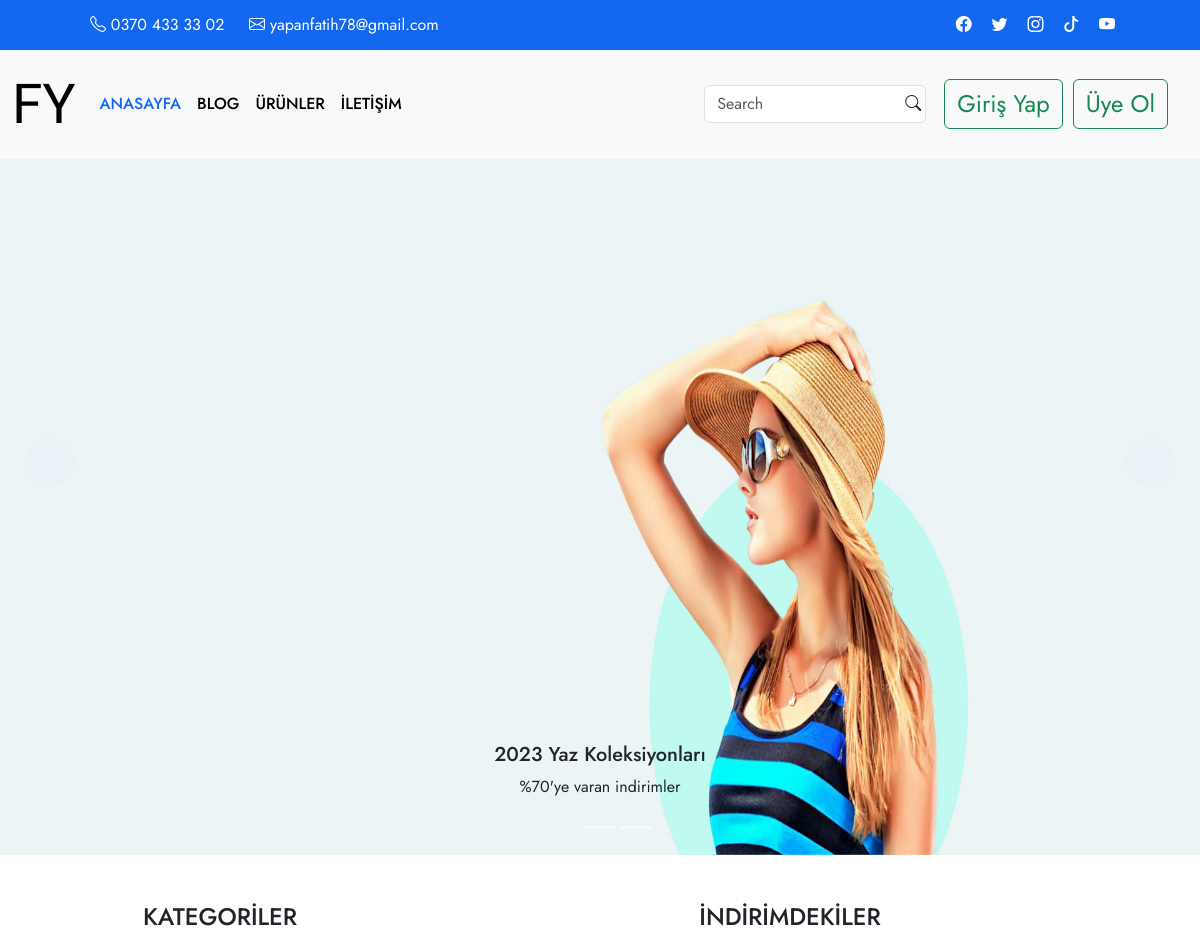
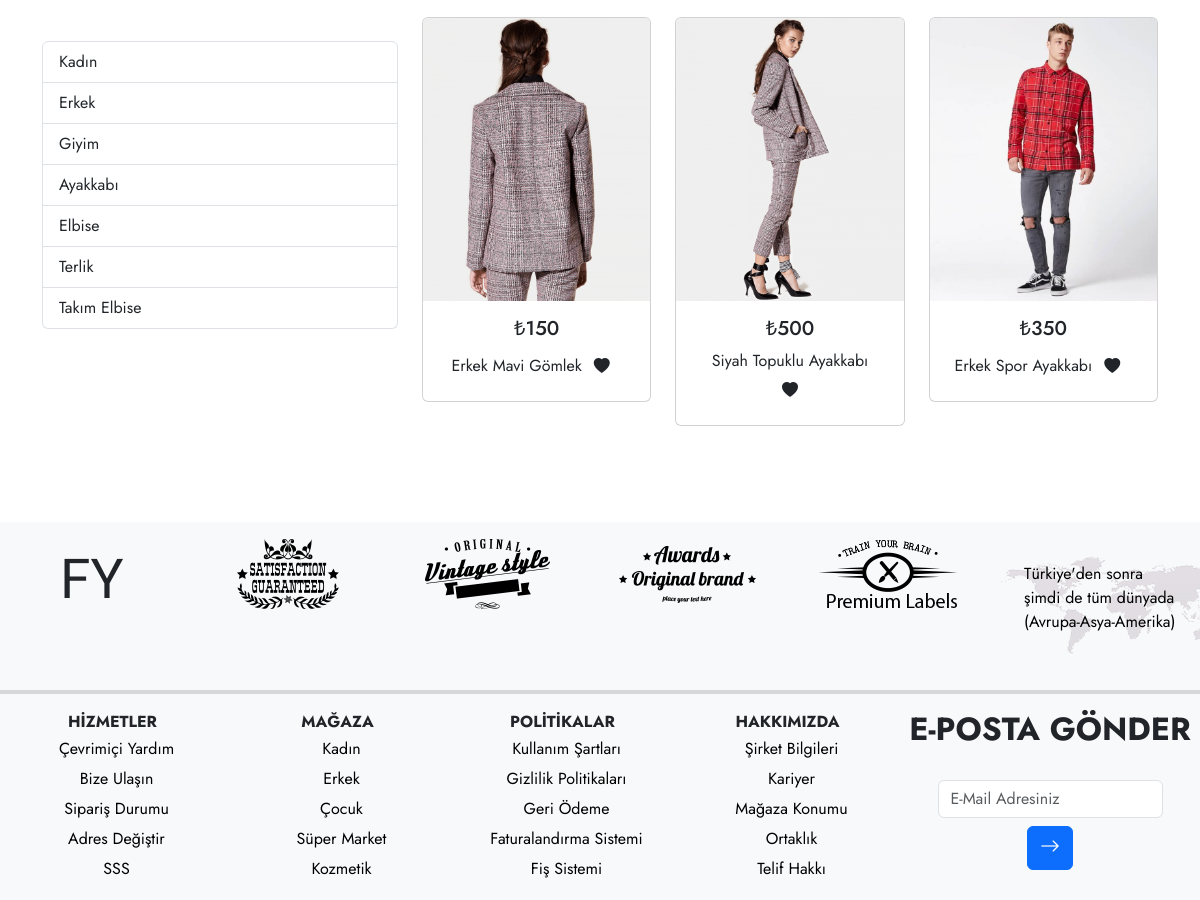
The page / on the database its author committed (2 pictures, top to bottom).
### appBitirme/models.py (models this page shows, shortened)
class Category(models.Model):
    category = models.CharField(("Kategori"), max_length=50)
    slug = models.SlugField(blank=True, null=True)

class Card(models.Model):
    user = models.ForeignKey(User, verbose_name=("Kullanıcı"), on_delete=models.CASCADE, null=True)
    title = models.CharField(("Ürün Adı"),max_length=50)
    text = models.TextField(("Ürün Özellikleri"), null=True , max_length=1000)
    price = models.IntegerField(("Ürün Fiyatı"))
    image = models.FileField(("Ürün Resmi"), upload_to='', max_length=100)
    slug = models.SlugField(blank=True, null=True, unique=True, db_index=True)
    categorys = models.ManyToManyField(Category, verbose_name=("category"))
    stars = models.FloatField(("Puan"),null=True, default=0)

### appBitirme/views.py (the view)
# urls.py: path('', index, name='index'),
def index(request):
    card = Card.objects.all()[:3]
    categorys = Category.objects.all()
    context={
        'card':card,
        'categorys':categorys,
        'urunAdet':urunAdet(request),
    }
    return render(request, 'index.html', context)

### appBitirme/views.py (called while the page is built)
def urunAdet(request):
    if request.user.is_authenticated:
        return SepetUrun.objects.filter(user=request.user)
    else:
        return None

### appBitirme/templates/index.html (shortened to what this page needs)
{% extends 'base.html' %}
{% load static %}
{% block content %}
      <div id="carouselExampleCaptions" class="carousel carousel-fade d-md-block d-none" data-bs-ride="carousel">
        <div class="carousel-indicators">
          <button type="button" data-bs-target="#carouselExampleCaptions" data-bs-slide-to="0" class="active" aria-current="true" aria-label="Slide 1"></button>
          <button type="button" data-bs-target="#carouselExampleCaptions" data-bs-slide-to="1" aria-label="Slide 2"></button>
          <button type="button" data-bs-target="#carouselExampleCaptions" data-bs-slide-to="2" aria-label="Slide 3"></button>
        </div>
        <div class="carousel-inner">
          <div class="carousel-item active">
            <img src="{% static 'img/carousel/slider1.jpg' %}" class="d-block w-100" style="height: 87vh;" alt="resim">
            <div class="carousel-caption d-none d-md-block text-dark">
              <h5>2023 Yaz Koleksiyonları</h5>
              <p>%70'ye varan indirimler</p>
            </div>
          </div>
        </div>
        <button class="carousel-control-prev" type="button" data-bs-target="#carouselExampleCaptions" data-bs-slide="prev">
          <span class="carousel-control-prev-icon" aria-hidden="true"></span>
        </button>
        <button class="carousel-control-next" type="button" data-bs-target="#carouselExampleCaptions" data-bs-slide="next">
          <span class="carousel-control-next-icon" aria-hidden="true"></span>
        </button>
      </div>
    <div class="container content mt-5">
      <div class="row">
        <div class="col-md-4">
          <h4 class="text-center">KATEGORİLER</h4>
          <div class="list-group mt-5">
            {% for i in categorys %}
          <a href="{% url 'kategori' i.id %}" class="list-group-item list-group-item-action" aria-current="true">{{ i.category }}</a>
          {% endfor %}
        </div>
        </div>
        <div class="col-md-8 mb-5">
          <h4 class="text-center">İNDİRİMDEKİLER</h4>
          <div class="row gy-3 mt-1">
{% for i in card %}
<div class="col-md-6 col-lg-4">
  <div class="card text-center" style="width: 100%;">
    {% if i.image %}
    <a href="/detail/{{ i.slug }}/"><img src="{{ i.image.url }}" class="card-img-top img1" alt="resim"></a>
      {% else %}
    <div class="card-body">
      <h5 class="card-title">₺{{ i.price }}</h5>
      <a href="/detail/{{ i.id }}/" class="text-decoration-none text-dark">{{ i.title }}</a><button class="btn border-0"><i class="bi bi-heart-fill"></i></button>
    </div>
  </div>
</div>
{% endfor %}
      </div>
      </div>
      </div>
    </div>
{% endblock content %}

### appBitirme/static/css/index/index.css (style rules this page uses)
* { margin: 0; padding: 0; box-sizing: border-box; font-family: 'Jost', sans-serif; }
.active { color: #1367ef !important; background: transparent !important; }
.carousel { position: relative; }
.carousel-control-prev { position: absolute; top: 40%; width: 50px; height: 50px; border-radius: 50%; background-color: #1367ef; opacity: 1%; margin-left: 25px; }
.carousel-control-next { position: absolute; top: 40%; width: 50px; height: 50px; border-radius: 50%; background-color: #1367ef; opacity: 1%; margin-right: 25px; }

### rows shown on the page
Category: category "Kadın"
Category: category "Erkek"
Category: category "Giyim"
Category: category "Ayakkabı"
Category: category "Elbise"
Category: category "Terlik"
Category: category "Takım Elbise"
Card: image (picture), price "150", title "Erkek Mavi Gömlek"
Card: image (picture), price "500", title "Siyah Topuklu Ayakkabı"
Card: image (picture), price "350", title "Erkek Spor Ayakkabı"
